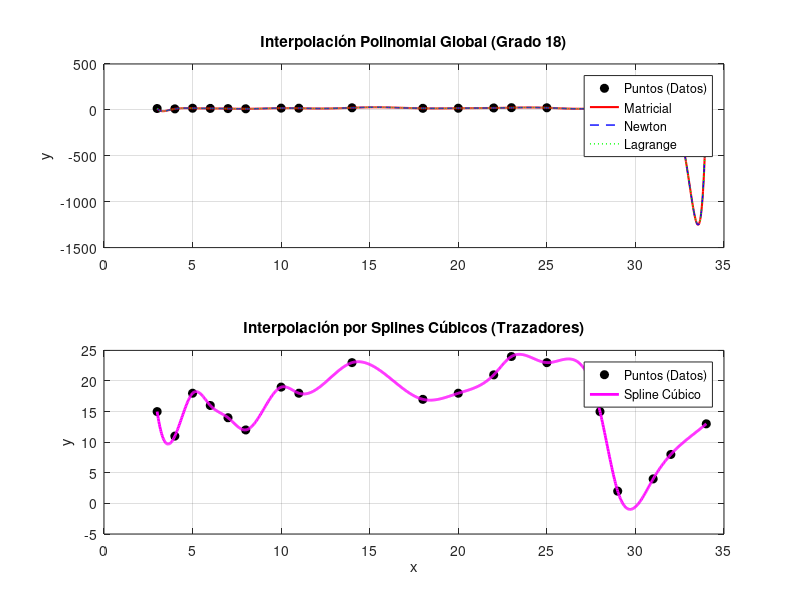

MATLAB code for this plot:
% =========================================================================
% SCRIPT DE INTERPOLACIÓN: MATRICIAL, NEWTON, LAGRANGE Y SPLINES
% =========================================================================
clear; clc;

% 1. ENTRADA DE DATOS (Extraídos de la imagen)
x = [3, 4, 5, 6, 7, 8, 10, 11, 14, 18, 20, 22, 23, 25, 28, 29, 31, 32, 34];
y = [15, 11, 18, 16, 14, 12, 19, 18, 23, 17, 18, 21, 24, 23, 15, 2, 4, 8, 13];

% Rango de evaluación para las gráficas (más puntos para suavidad)
xi = linspace(min(x), max(x), 1000);
n = length(x);

% -------------------------------------------------------------------------
% A. MÉTODO MATRICIAL (Vandermonde)
% -------------------------------------------------------------------------
% El polinomio es y = a1*x^(n-1) + a2*x^(n-2) + ... + an
V = zeros(n, n);
for i = 1:n
    V(:,i) = x'.^(n-i);
end
a_mat = V \ y'; % Resolver el sistema de ecuaciones lineales
y_mat = polyval(a_mat, xi);

% -------------------------------------------------------------------------
% B. MÉTODO DE NEWTON (Diferencias Divididas)
% -------------------------------------------------------------------------
D = zeros(n, n);
D(:,1) = y';
for j = 2:n
    for i = j:n
        D(i,j) = (D(i,j-1) - D(i-1,j-1)) / (x(i) - x(i-j+1));
    end
end

% Evaluación del polinomio de Newton en el rango xi
y_newton = D(1,1);
for j = 2:n
    prod_term = 1;
    for k = 1:j-1
        prod_term = prod_term .* (xi - x(k));
    end
    y_newton = y_newton + D(j,j) * prod_term;
end

% -------------------------------------------------------------------------
% C. MÉTODO DE LAGRANGE
% -------------------------------------------------------------------------
y_lagrange = zeros(size(xi));
for i = 1:n
    Li = ones(size(xi));
    for j = 1:n
        if i ~= j
            Li = Li .* (xi - x(j)) / (x(i) - x(j));
        end
    end
    y_lagrange = y_lagrange + y(i) * Li;
end

% -------------------------------------------------------------------------
% D. MÉTODO SPLINES CÚBICOS
% -------------------------------------------------------------------------
% Octave utiliza splines cúbicos naturales por defecto con la función spline
y_spline = spline(x, y, xi);

% =========================================================================
% VISUALIZACIÓN DE RESULTADOS
% =========================================================================

figure('Name', 'Comparativa de Metodos Numéricos', 'NumberTitle', 'off');

% Subplot 1: Polinomios Globales (Todos coinciden matemáticamente)
subplot(2,1,1);
plot(x, y, 'ko', 'MarkerFaceColor', 'k', 'DisplayName', 'Puntos (Datos)'); hold on;
plot(xi, y_mat, 'r-', 'LineWidth', 1.5, 'DisplayName', 'Matricial');
plot(xi, y_newton, 'b--', 'LineWidth', 1, 'DisplayName', 'Newton');
plot(xi, y_lagrange, 'g:', 'LineWidth', 1, 'DisplayName', 'Lagrange');
title('Interpolación Polinomial Global (Grado 18)');
legend('show'); grid on;
ylabel('y');

% Subplot 2: Splines Cúbicos (El más estable)
subplot(2,1,2);
plot(x, y, 'ko', 'MarkerFaceColor', 'k', 'DisplayName', 'Puntos (Datos)'); hold on;
plot(xi, y_spline, 'm-', 'LineWidth', 2, 'DisplayName', 'Spline Cúbico');
title('Interpolación por Splines Cúbicos (Trazadores)');
legend('show'); grid on;
xlabel('x'); ylabel('y');

fprintf('--- Informe de Ejecución ---\n');
fprintf('Número de puntos procesados: %d\n', n);
fprintf('Grado del polinomio global: %d\n', n-1);
fprintf('Nota: Los métodos Matricial, Newton y Lagrange generan el mismo polinomio.\n');
